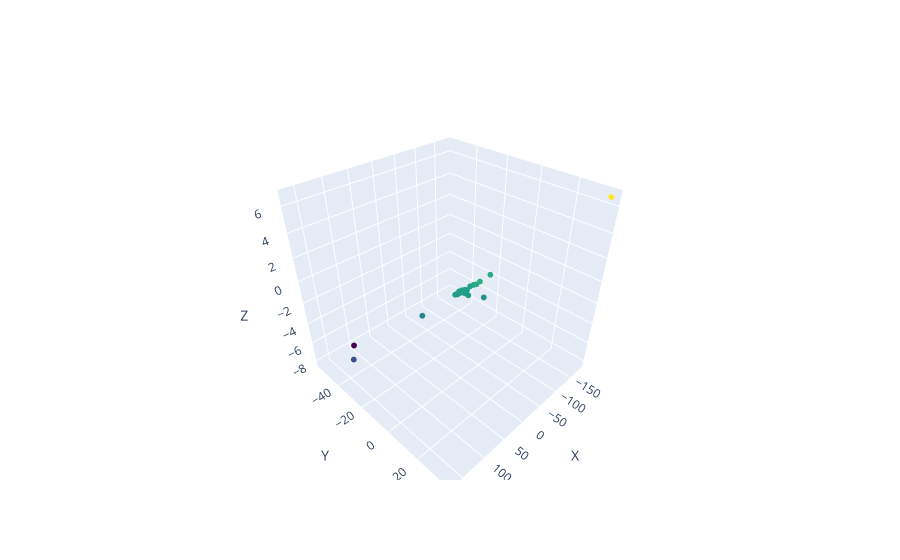
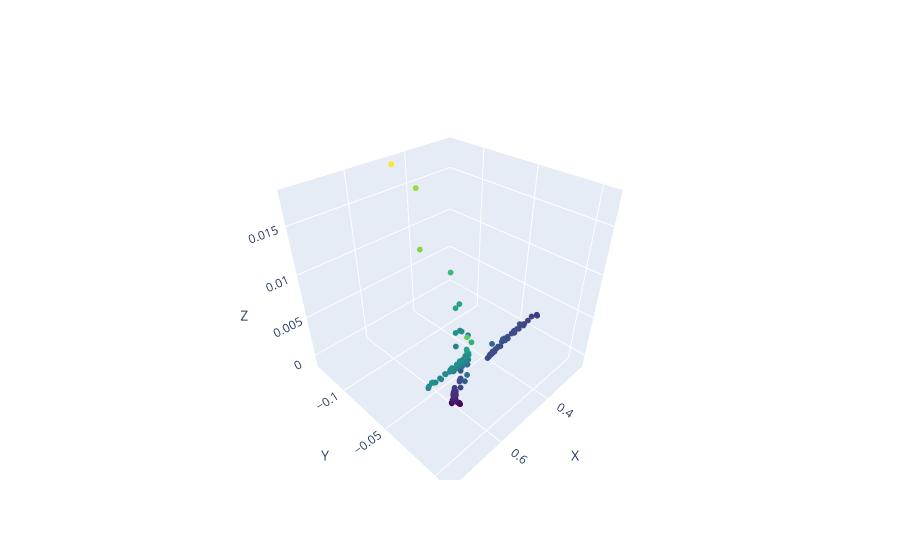

Notebook cell for these charts, in order:
### Code cell
image_count = 0
pts_cloud = []
P_list = []

while image_count < images.shape[0]:
    P1, P2, pts3d = two_images_sfm(images[image_count], images[image_count+1], K)
    pts_cloud.append(pts3d)
    image_count += 2
    P_list.append([P1, P2])

    for i in range(image_count, images.shape[0]):
        idx1, idx2, idx3 = i-2, i-1, i
        image_count += 1
        
        # Get Common matches of 3 images
        common_matches1 = [m1 for m1 in matches[(idx1, idx3)] for m2 in matches[(idx2, idx3)] if m1.trainIdx == m2.trainIdx]
        common_matches2 = [m2 for m1 in matches[(idx1, idx3)] for m2 in matches[(idx2, idx3)] if m1.trainIdx == m2.trainIdx]
        
        if len(common_matches1) < 4:
            print('STOP')
            break

        # Triangulate common points
        common_pts1 = np.transpose([kp[idx1][m.queryIdx].pt for m in common_matches1])
        common_pts2 = np.transpose([kp[idx2][m.queryIdx].pt for m in common_matches2])
        common_pts3 = np.transpose([kp[idx3][m.trainIdx].pt for m in common_matches1])

        common_pts3d = linear_triangulation2(P_list[-1][-2], P_list[-1][-1], common_pts1, common_pts2)

        # Get Projection matrix
        P = calculate_projection_matrix(K, common_pts3d, common_pts3)

        P_list[-1].append(P)
        
        # Triangulate
        pts1_list = [np.transpose([kp[j][m.queryIdx].pt for m in matches[(j,idx3)]]) for j in range(idx1, idx3)]
        pts2_list = [np.transpose([kp[idx3][m.trainIdx].pt for m in matches[(j,idx3)]]) for j in range(idx1, idx3)]

        for j in range(2):
            pts3d = linear_triangulation2(P_list[-1][-3+j], P_list[-1][-1], pts1_list[j], pts2_list[j])
            pts_cloud[-1] = np.hstack((pts_cloud[-1], pts3d))

### Figure 1 — Plotly figure (JSON) as saved in the notebook; plotly's stock layout.template omitted (floating-point values rounded to 4 significant figures; data arrays with more than 128 entries replaced by an {"elided": "..."} marker saying what was removed)
{"data": [{"marker": {"color": {"elided": "382 float values"}, "colorscale": [[0, "#440154"], [0.1111, "#482878"], [0.2222, "#3e4989"], [0.3333, "#31688e"], [0.4444, "#26828e"], [0.5556, "#1f9e89"], [0.6667, "#35b779"], [0.7778, "#6ece58"], [0.8889, "#b5de2b"], [1, "#fde725"]], "size": 2}, "mode": "markers", "type": "scatter3d", "x": {"elided": "382 float values"}, "y": {"elided": "382 float values"}, "z": {"elided": "382 float values"}}], "layout": {"scene": {"xaxis": {"title": {"text": "X"}}, "yaxis": {"title": {"text": "Y"}}, "zaxis": {"title": {"text": "Z"}}}}}

### Figure 2 — Plotly figure (JSON) as saved in the notebook; plotly's stock layout.template omitted (floating-point values rounded to 4 significant figures; data arrays with more than 128 entries replaced by an {"elided": "..."} marker saying what was removed)
{"data": [{"marker": {"color": {"elided": "199 float values"}, "colorscale": [[0, "#440154"], [0.1111, "#482878"], [0.2222, "#3e4989"], [0.3333, "#31688e"], [0.4444, "#26828e"], [0.5556, "#1f9e89"], [0.6667, "#35b779"], [0.7778, "#6ece58"], [0.8889, "#b5de2b"], [1, "#fde725"]], "size": 2}, "mode": "markers", "type": "scatter3d", "x": {"elided": "199 float values"}, "y": {"elided": "199 float values"}, "z": {"elided": "199 float values"}}], "layout": {"scene": {"xaxis": {"title": {"text": "X"}}, "yaxis": {"title": {"text": "Y"}}, "zaxis": {"title": {"text": "Z"}}}}}
